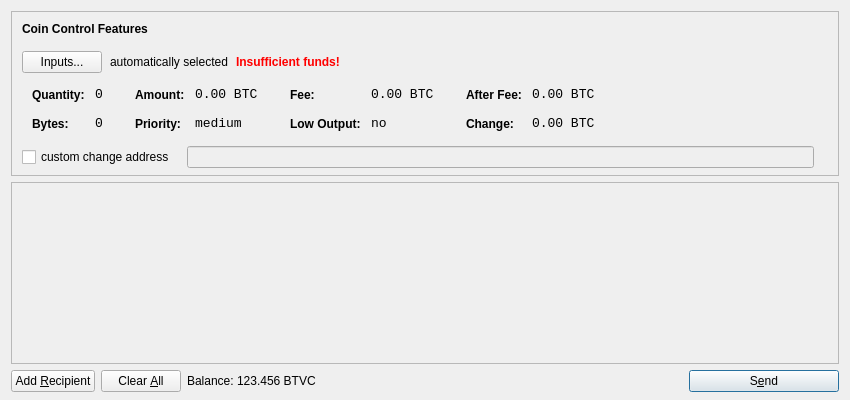
<?xml version="1.0" encoding="UTF-8"?>
<ui version="4.0">
 <class>SendCoinsDialog</class>
 <widget class="QDialog" name="SendCoinsDialog">
  <property name="geometry">
   <rect>
    <x>0</x>
    <y>0</y>
    <width>850</width>
    <height>400</height>
   </rect>
  </property>
  <property name="windowTitle">
   <string>Send Coins</string>
  </property>
  <layout class="QVBoxLayout" name="verticalLayout" stretch="0,1,0">
   <property name="bottomMargin">
    <number>8</number>
   </property>
   <item>
    <widget class="QFrame" name="frameCoinControl">
     <property name="sizePolicy">
      <sizepolicy hsizetype="Expanding" vsizetype="Expanding">
       <horstretch>0</horstretch>
       <verstretch>0</verstretch>
      </sizepolicy>
     </property>
     <property name="maximumSize">
      <size>
       <width>16777215</width>
       <height>16777215</height>
      </size>
     </property>
     <property name="frameShape">
      <enum>QFrame::StyledPanel</enum>
     </property>
     <property name="frameShadow">
      <enum>QFrame::Sunken</enum>
     </property>
     <layout class="QVBoxLayout" name="verticalLayoutCoinControl2">
      <property name="spacing">
       <number>-1</number>
      </property>
      <property name="leftMargin">
       <number>0</number>
      </property>
      <property name="topMargin">
       <number>0</number>
      </property>
      <property name="rightMargin">
       <number>0</number>
      </property>
      <property name="bottomMargin">
       <number>6</number>
      </property>
      <item>
       <layout class="QVBoxLayout" name="verticalLayoutCoinControl" stretch="0,0,0,0,1">
        <property name="spacing">
         <number>0</number>
        </property>
        <property name="leftMargin">
         <number>10</number>
        </property>
        <property name="topMargin">
         <number>10</number>
        </property>
        <item>
         <layout class="QHBoxLayout" name="horizontalLayoutCoinControl1">
          <property name="bottomMargin">
           <number>15</number>
          </property>
          <item>
           <widget class="QLabel" name="labelCoinControlFeatures">
            <property name="sizePolicy">
             <sizepolicy hsizetype="Preferred" vsizetype="Maximum">
              <horstretch>0</horstretch>
              <verstretch>0</verstretch>
             </sizepolicy>
            </property>
            <property name="font">
             <font>
              <weight>75</weight>
              <bold>true</bold>
             </font>
            </property>
            <property name="styleSheet">
             <string notr="true">font-weight:bold;</string>
            </property>
            <property name="text">
             <string>Coin Control Features</string>
            </property>
           </widget>
          </item>
         </layout>
        </item>
        <item>
         <layout class="QHBoxLayout" name="horizontalLayoutCoinControl2" stretch="0,0,0,0">
          <property name="spacing">
           <number>8</number>
          </property>
          <property name="bottomMargin">
           <number>10</number>
          </property>
          <item>
           <widget class="QPushButton" name="pushButtonCoinControl">
            <property name="styleSheet">
             <string notr="true"/>
            </property>
            <property name="text">
             <string>Inputs...</string>
            </property>
           </widget>
          </item>
          <item>
           <widget class="QLabel" name="labelCoinControlAutomaticallySelected">
            <property name="text">
             <string>automatically selected</string>
            </property>
            <property name="margin">
             <number>5</number>
            </property>
           </widget>
          </item>
          <item>
           <widget class="QLabel" name="labelCoinControlInsuffFunds">
            <property name="font">
             <font>
              <weight>75</weight>
              <bold>true</bold>
             </font>
            </property>
            <property name="styleSheet">
             <string notr="true">color:red;font-weight:bold;</string>
            </property>
            <property name="text">
             <string>Insufficient funds!</string>
            </property>
            <property name="margin">
             <number>5</number>
            </property>
           </widget>
          </item>
          <item>
           <spacer name="horizontalSpacerCoinControl">
            <property name="orientation">
             <enum>Qt::Horizontal</enum>
            </property>
            <property name="sizeHint" stdset="0">
             <size>
              <width>40</width>
              <height>1</height>
             </size>
            </property>
           </spacer>
          </item>
         </layout>
        </item>
        <item>
         <widget class="QWidget" name="widgetCoinControl" native="true">
          <property name="sizePolicy">
           <sizepolicy hsizetype="Preferred" vsizetype="Preferred">
            <horstretch>0</horstretch>
            <verstretch>0</verstretch>
           </sizepolicy>
          </property>
          <property name="minimumSize">
           <size>
            <width>0</width>
            <height>0</height>
           </size>
          </property>
          <property name="styleSheet">
           <string notr="true"/>
          </property>
          <layout class="QHBoxLayout" name="horizontalLayoutCoinControl5">
           <property name="margin">
            <number>0</number>
           </property>
           <item>
            <layout class="QHBoxLayout" name="horizontalLayoutCoinControl3" stretch="0,0,0,1">
             <property name="spacing">
              <number>20</number>
             </property>
             <property name="topMargin">
              <number>0</number>
             </property>
             <property name="bottomMargin">
              <number>10</number>
             </property>
             <item>
              <layout class="QFormLayout" name="formLayoutCoinControl1">
               <property name="horizontalSpacing">
                <number>10</number>
               </property>
               <property name="verticalSpacing">
                <number>14</number>
               </property>
               <property name="leftMargin">
                <number>10</number>
               </property>
               <property name="topMargin">
                <number>4</number>
               </property>
               <property name="rightMargin">
                <number>6</number>
               </property>
               <item row="0" column="0">
                <widget class="QLabel" name="labelCoinControlQuantityText">
                 <property name="styleSheet">
                  <string notr="true">font-weight:bold;</string>
                 </property>
                 <property name="text">
                  <string>Quantity:</string>
                 </property>
                 <property name="margin">
                  <number>0</number>
                 </property>
                </widget>
               </item>
               <item row="0" column="1">
                <widget class="QLabel" name="labelCoinControlQuantity">
                 <property name="font">
                  <font>
                   <family>Monospace</family>
                   <pointsize>10</pointsize>
                  </font>
                 </property>
                 <property name="cursor">
                  <cursorShape>IBeamCursor</cursorShape>
                 </property>
                 <property name="contextMenuPolicy">
                  <enum>Qt::ActionsContextMenu</enum>
                 </property>
                 <property name="text">
                  <string notr="true">0</string>
                 </property>
                 <property name="margin">
                  <number>0</number>
                 </property>
                 <property name="textInteractionFlags">
                  <set>Qt::LinksAccessibleByMouse|Qt::TextSelectableByKeyboard|Qt::TextSelectableByMouse</set>
                 </property>
                </widget>
               </item>
               <item row="1" column="0">
                <widget class="QLabel" name="labelCoinControlBytesText">
                 <property name="styleSheet">
                  <string notr="true">font-weight:bold;</string>
                 </property>
                 <property name="text">
                  <string>Bytes:</string>
                 </property>
                </widget>
               </item>
               <item row="1" column="1">
                <widget class="QLabel" name="labelCoinControlBytes">
                 <property name="font">
                  <font>
                   <family>Monospace</family>
                   <pointsize>10</pointsize>
                  </font>
                 </property>
                 <property name="cursor">
                  <cursorShape>IBeamCursor</cursorShape>
                 </property>
                 <property name="contextMenuPolicy">
                  <enum>Qt::ActionsContextMenu</enum>
                 </property>
                 <property name="text">
                  <string notr="true">0</string>
                 </property>
                 <property name="textInteractionFlags">
                  <set>Qt::LinksAccessibleByMouse|Qt::TextSelectableByKeyboard|Qt::TextSelectableByMouse</set>
                 </property>
                </widget>
               </item>
              </layout>
             </item>
             <item>
              <layout class="QFormLayout" name="formLayoutCoinControl2">
               <property name="horizontalSpacing">
                <number>10</number>
               </property>
               <property name="verticalSpacing">
                <number>14</number>
               </property>
               <property name="leftMargin">
                <number>6</number>
               </property>
               <property name="topMargin">
                <number>4</number>
               </property>
               <property name="rightMargin">
                <number>6</number>
               </property>
               <item row="0" column="0">
                <widget class="QLabel" name="labelCoinControlAmountText">
                 <property name="styleSheet">
                  <string notr="true">font-weight:bold;</string>
                 </property>
                 <property name="text">
                  <string>Amount:</string>
                 </property>
                 <property name="margin">
                  <number>0</number>
                 </property>
                </widget>
               </item>
               <item row="0" column="1">
                <widget class="QLabel" name="labelCoinControlAmount">
                 <property name="font">
                  <font>
                   <family>Monospace</family>
                   <pointsize>10</pointsize>
                  </font>
                 </property>
                 <property name="cursor">
                  <cursorShape>IBeamCursor</cursorShape>
                 </property>
                 <property name="contextMenuPolicy">
                  <enum>Qt::ActionsContextMenu</enum>
                 </property>
                 <property name="text">
                  <string notr="true">0.00 BTC</string>
                 </property>
                 <property name="textInteractionFlags">
                  <set>Qt::LinksAccessibleByMouse|Qt::TextSelectableByKeyboard|Qt::TextSelectableByMouse</set>
                 </property>
                </widget>
               </item>
               <item row="1" column="0">
                <widget class="QLabel" name="labelCoinControlPriorityText">
                 <property name="styleSheet">
                  <string notr="true">font-weight:bold;</string>
                 </property>
                 <property name="text">
                  <string>Priority:</string>
                 </property>
                </widget>
               </item>
               <item row="1" column="1">
                <widget class="QLabel" name="labelCoinControlPriority">
                 <property name="font">
                  <font>
                   <family>Monospace</family>
                   <pointsize>10</pointsize>
                  </font>
                 </property>
                 <property name="cursor">
                  <cursorShape>IBeamCursor</cursorShape>
                 </property>
                 <property name="contextMenuPolicy">
                  <enum>Qt::ActionsContextMenu</enum>
                 </property>
                 <property name="text">
                  <string>medium</string>
                 </property>
                 <property name="textInteractionFlags">
                  <set>Qt::LinksAccessibleByMouse|Qt::TextSelectableByKeyboard|Qt::TextSelectableByMouse</set>
                 </property>
                </widget>
               </item>
              </layout>
             </item>
             <item>
              <layout class="QFormLayout" name="formLayoutCoinControl3">
               <property name="horizontalSpacing">
                <number>10</number>
               </property>
               <property name="verticalSpacing">
                <number>14</number>
               </property>
               <property name="leftMargin">
                <number>6</number>
               </property>
               <property name="topMargin">
                <number>4</number>
               </property>
               <property name="rightMargin">
                <number>6</number>
               </property>
               <item row="0" column="0">
                <widget class="QLabel" name="labelCoinControlFeeText">
                 <property name="styleSheet">
                  <string notr="true">font-weight:bold;</string>
                 </property>
                 <property name="text">
                  <string>Fee:</string>
                 </property>
                 <property name="margin">
                  <number>0</number>
                 </property>
                </widget>
               </item>
               <item row="0" column="1">
                <widget class="QLabel" name="labelCoinControlFee">
                 <property name="font">
                  <font>
                   <family>Monospace</family>
                   <pointsize>10</pointsize>
                  </font>
                 </property>
                 <property name="cursor">
                  <cursorShape>IBeamCursor</cursorShape>
                 </property>
                 <property name="contextMenuPolicy">
                  <enum>Qt::ActionsContextMenu</enum>
                 </property>
                 <property name="text">
                  <string notr="true">0.00 BTC</string>
                 </property>
                 <property name="textInteractionFlags">
                  <set>Qt::LinksAccessibleByMouse|Qt::TextSelectableByKeyboard|Qt::TextSelectableByMouse</set>
                 </property>
                </widget>
               </item>
               <item row="1" column="0">
                <widget class="QLabel" name="labelCoinControlLowOutputText">
                 <property name="styleSheet">
                  <string notr="true">font-weight:bold;</string>
                 </property>
                 <property name="text">
                  <string>Low Output:</string>
                 </property>
                </widget>
               </item>
               <item row="1" column="1">
                <widget class="QLabel" name="labelCoinControlLowOutput">
                 <property name="font">
                  <font>
                   <family>Monospace</family>
                   <pointsize>10</pointsize>
                  </font>
                 </property>
                 <property name="cursor">
                  <cursorShape>IBeamCursor</cursorShape>
                 </property>
                 <property name="contextMenuPolicy">
                  <enum>Qt::ActionsContextMenu</enum>
                 </property>
                 <property name="text">
                  <string>no</string>
                 </property>
                 <property name="textInteractionFlags">
                  <set>Qt::LinksAccessibleByMouse|Qt::TextSelectableByKeyboard|Qt::TextSelectableByMouse</set>
                 </property>
                </widget>
               </item>
              </layout>
             </item>
             <item>
              <layout class="QFormLayout" name="formLayoutCoinControl4">
               <property name="horizontalSpacing">
                <number>10</number>
               </property>
               <property name="verticalSpacing">
                <number>14</number>
               </property>
               <property name="leftMargin">
                <number>6</number>
               </property>
               <property name="topMargin">
                <number>4</number>
               </property>
               <property name="rightMargin">
                <number>6</number>
               </property>
               <item row="0" column="0">
                <widget class="QLabel" name="labelCoinControlAfterFeeText">
                 <property name="styleSheet">
                  <string notr="true">font-weight:bold;</string>
                 </property>
                 <property name="text">
                  <string>After Fee:</string>
                 </property>
                 <property name="margin">
                  <number>0</number>
                 </property>
                </widget>
               </item>
               <item row="0" column="1">
                <widget class="QLabel" name="labelCoinControlAfterFee">
                 <property name="font">
                  <font>
                   <family>Monospace</family>
                   <pointsize>10</pointsize>
                  </font>
                 </property>
                 <property name="cursor">
                  <cursorShape>IBeamCursor</cursorShape>
                 </property>
                 <property name="contextMenuPolicy">
                  <enum>Qt::ActionsContextMenu</enum>
                 </property>
                 <property name="text">
                  <string notr="true">0.00 BTC</string>
                 </property>
                 <property name="textInteractionFlags">
                  <set>Qt::LinksAccessibleByMouse|Qt::TextSelectableByKeyboard|Qt::TextSelectableByMouse</set>
                 </property>
                </widget>
               </item>
               <item row="1" column="0">
                <widget class="QLabel" name="labelCoinControlChangeText">
                 <property name="styleSheet">
                  <string notr="true">font-weight:bold;</string>
                 </property>
                 <property name="text">
                  <string>Change:</string>
                 </property>
                </widget>
               </item>
               <item row="1" column="1">
                <widget class="QLabel" name="labelCoinControlChange">
                 <property name="font">
                  <font>
                   <family>Monospace</family>
                   <pointsize>10</pointsize>
                  </font>
                 </property>
                 <property name="cursor">
                  <cursorShape>IBeamCursor</cursorShape>
                 </property>
                 <property name="contextMenuPolicy">
                  <enum>Qt::ActionsContextMenu</enum>
                 </property>
                 <property name="text">
                  <string notr="true">0.00 BTC</string>
                 </property>
                 <property name="textInteractionFlags">
                  <set>Qt::LinksAccessibleByMouse|Qt::TextSelectableByKeyboard|Qt::TextSelectableByMouse</set>
                 </property>
                </widget>
               </item>
              </layout>
             </item>
            </layout>
           </item>
          </layout>
         </widget>
        </item>
        <item>
         <layout class="QHBoxLayout" name="horizontalLayoutCoinControl4" stretch="0,0,0">
          <property name="spacing">
           <number>12</number>
          </property>
          <property name="sizeConstraint">
           <enum>QLayout::SetDefaultConstraint</enum>
          </property>
          <property name="topMargin">
           <number>5</number>
          </property>
          <property name="rightMargin">
           <number>5</number>
          </property>
          <item>
           <widget class="QCheckBox" name="checkBoxCoinControlChange">
            <property name="text">
             <string>custom change address</string>
            </property>
           </widget>
          </item>
          <item>
           <widget class="QLineEdit" name="lineEditCoinControlChange">
            <property name="enabled">
             <bool>false</bool>
            </property>
            <property name="sizePolicy">
             <sizepolicy hsizetype="Expanding" vsizetype="Fixed">
              <horstretch>0</horstretch>
              <verstretch>0</verstretch>
             </sizepolicy>
            </property>
           </widget>
          </item>
          <item>
           <widget class="QLabel" name="labelCoinControlChangeLabel">
            <property name="sizePolicy">
             <sizepolicy hsizetype="Preferred" vsizetype="Expanding">
              <horstretch>0</horstretch>
              <verstretch>0</verstretch>
             </sizepolicy>
            </property>
            <property name="minimumSize">
             <size>
              <width>0</width>
              <height>0</height>
             </size>
            </property>
            <property name="text">
             <string/>
            </property>
            <property name="margin">
             <number>3</number>
            </property>
           </widget>
          </item>
         </layout>
        </item>
        <item>
         <spacer name="verticalSpacerCoinControl">
          <property name="orientation">
           <enum>Qt::Vertical</enum>
          </property>
          <property name="sizeHint" stdset="0">
           <size>
            <width>800</width>
            <height>1</height>
           </size>
          </property>
         </spacer>
        </item>
       </layout>
      </item>
     </layout>
    </widget>
   </item>
   <item>
    <widget class="QScrollArea" name="scrollArea">
     <property name="widgetResizable">
      <bool>true</bool>
     </property>
     <widget class="QWidget" name="scrollAreaWidgetContents">
      <property name="geometry">
       <rect>
        <x>0</x>
        <y>0</y>
        <width>830</width>
        <height>165</height>
       </rect>
      </property>
      <layout class="QVBoxLayout" name="verticalLayout_2">
       <property name="margin">
        <number>0</number>
       </property>
       <item>
        <layout class="QVBoxLayout" name="entries">
         <property name="spacing">
          <number>6</number>
         </property>
        </layout>
       </item>
       <item>
        <spacer name="verticalSpacer">
         <property name="orientation">
          <enum>Qt::Vertical</enum>
         </property>
         <property name="sizeHint" stdset="0">
          <size>
           <width>20</width>
           <height>40</height>
          </size>
         </property>
        </spacer>
       </item>
      </layout>
     </widget>
    </widget>
   </item>
   <item>
    <layout class="QHBoxLayout" name="horizontalLayout">
     <item>
      <widget class="QPushButton" name="addButton">
       <property name="toolTip">
        <string>Send to multiple recipients at once</string>
       </property>
       <property name="text">
        <string>Add &amp;Recipient</string>
       </property>
       <property name="icon">
        <iconset resource="../bitcoin.qrc">
         <normaloff>:/icons/add</normaloff>:/icons/add</iconset>
       </property>
       <property name="autoDefault">
        <bool>false</bool>
       </property>
      </widget>
     </item>
     <item>
      <widget class="QPushButton" name="clearButton">
       <property name="sizePolicy">
        <sizepolicy hsizetype="Minimum" vsizetype="Fixed">
         <horstretch>0</horstretch>
         <verstretch>0</verstretch>
        </sizepolicy>
       </property>
       <property name="toolTip">
        <string>Remove all transaction fields</string>
       </property>
       <property name="text">
        <string>Clear &amp;All</string>
       </property>
       <property name="icon">
        <iconset resource="../bitcoin.qrc">
         <normaloff>:/icons/remove</normaloff>:/icons/remove</iconset>
       </property>
       <property name="autoRepeatDelay">
        <number>300</number>
       </property>
       <property name="autoDefault">
        <bool>false</bool>
       </property>
      </widget>
     </item>
     <item>
      <layout class="QHBoxLayout" name="horizontalLayout_2">
       <property name="spacing">
        <number>3</number>
       </property>
       <item>
        <widget class="QLabel" name="label">
         <property name="text">
          <string>Balance:</string>
         </property>
        </widget>
       </item>
       <item>
        <widget class="QLabel" name="labelBalance">
         <property name="cursor">
          <cursorShape>IBeamCursor</cursorShape>
         </property>
         <property name="text">
          <string>123.456 BTVC</string>
         </property>
         <property name="textInteractionFlags">
          <set>Qt::LinksAccessibleByMouse|Qt::TextSelectableByKeyboard|Qt::TextSelectableByMouse</set>
         </property>
        </widget>
       </item>
      </layout>
     </item>
     <item>
      <spacer name="horizontalSpacer">
       <property name="orientation">
        <enum>Qt::Horizontal</enum>
       </property>
       <property name="sizeHint" stdset="0">
        <size>
         <width>40</width>
         <height>20</height>
        </size>
       </property>
      </spacer>
     </item>
     <item>
      <widget class="QPushButton" name="sendButton">
       <property name="minimumSize">
        <size>
         <width>150</width>
         <height>0</height>
        </size>
       </property>
       <property name="toolTip">
        <string>Confirm the send action</string>
       </property>
       <property name="text">
        <string>S&amp;end</string>
       </property>
       <property name="icon">
        <iconset resource="../bitcoin.qrc">
         <normaloff>:/icons/send</normaloff>:/icons/send</iconset>
       </property>
       <property name="default">
        <bool>true</bool>
       </property>
      </widget>
     </item>
    </layout>
   </item>
  </layout>
 </widget>
 <resources>
  <include location="../bitcoin.qrc"/>
 </resources>
 <connections/>
</ui>
